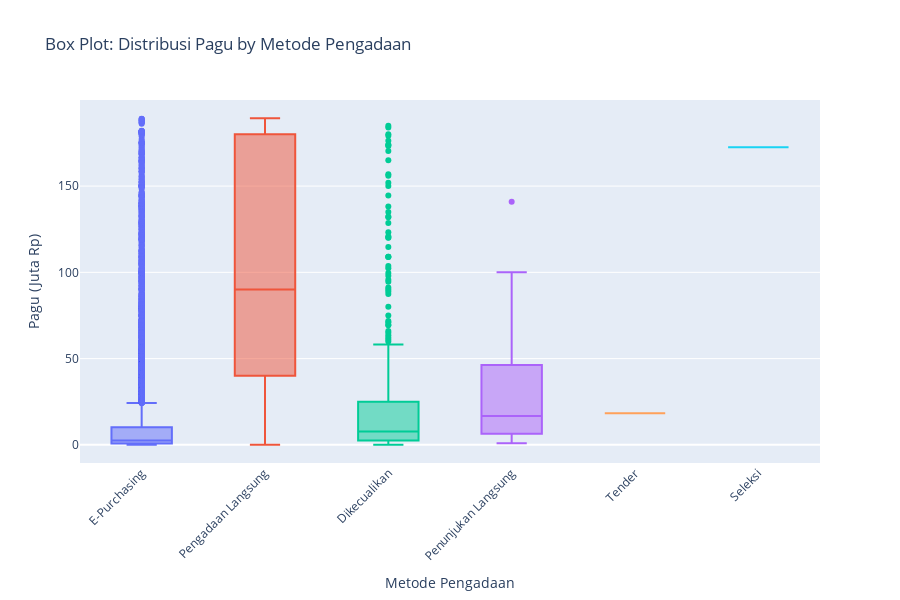

Source (notebook cell):
### Markdown cell above
### 3.4 Box Plot - Pagu by Metode Pengadaan

### Code cell
# Filter top methods and reasonable range
top_methods = df['metode_pengadaan'].value_counts().head(6).index
df_box = df[df['metode_pengadaan'].isin(top_methods) & (df['pagu'] < df['pagu'].quantile(0.90))].copy()
df_box['pagu_juta'] = df_box['pagu'] / 1_000_000

# Create box plot
fig = px.box(df_box,
             x='metode_pengadaan',
             y='pagu_juta',
             title='Box Plot: Distribusi Pagu by Metode Pengadaan',
             labels={'metode_pengadaan': 'Metode Pengadaan', 'pagu_juta': 'Pagu (Juta Rp)'},
             color='metode_pengadaan',
             points='outliers')  # Show outlier points

fig.update_layout(
    height=600,
    showlegend=False,
    xaxis_tickangle=-45
)

fig.show()

### Figure 1 — Plotly figure (JSON) as saved in the notebook; plotly's stock layout.template omitted (floating-point values rounded to 4 significant figures; data arrays with more than 128 entries replaced by an {"elided": "..."} marker saying what was removed)
{"data": [{"alignmentgroup": "True", "boxpoints": "outliers", "hovertemplate": "Metode Pengadaan=%{x}<br>Pagu (Juta Rp)=%{y}<extra></extra>", "legendgroup": "E-Purchasing", "marker": {"color": "#636efa"}, "name": "E-Purchasing", "notched": false, "offsetgroup": "E-Purchasing", "orientation": "v", "showlegend": true, "type": "box", "x": {"elided": "10789 str values"}, "x0": " ", "xaxis": "x", "y": {"elided": "10789 float values"}, "y0": " ", "yaxis": "y"}, {"alignmentgroup": "True", "boxpoints": "outliers", "hovertemplate": "Metode Pengadaan=%{x}<br>Pagu (Juta Rp)=%{y}<extra></extra>", "legendgroup": "Pengadaan Langsung", "marker": {"color": "#EF553B"}, "name": "Pengadaan Langsung", "notched": false, "offsetgroup": "Pengadaan Langsung", "orientation": "v", "showlegend": true, "type": "box", "x": {"elided": "2896 str values"}, "x0": " ", "xaxis": "x", "y": {"elided": "2896 float values"}, "y0": " ", "yaxis": "y"}, {"alignmentgroup": "True", "boxpoints": "outliers", "hovertemplate": "Metode Pengadaan=%{x}<br>Pagu (Juta Rp)=%{y}<extra></extra>", "legendgroup": "Dikecualikan", "marker": {"color": "#00cc96"}, "name": "Dikecualikan", "notched": false, "offsetgroup": "Dikecualikan", "orientation": "v", "showlegend": true, "type": "box", "x": {"elided": "454 str values"}, "x0": " ", "xaxis": "x", "y": {"elided": "454 float values"}, "y0": " ", "yaxis": "y"}, {"alignmentgroup": "True", "boxpoints": "outliers", "hovertemplate": "Metode Pengadaan=%{x}<br>Pagu (Juta Rp)=%{y}<extra></extra>", "legendgroup": "Penunjukan Langsung", "marker": {"color": "#ab63fa"}, "name": "Penunjukan Langsung", "notched": false, "offsetgroup": "Penunjukan Langsung", "orientation": "v", "showlegend": true, "type": "box", "x": ["Penunjukan Langsung", "Penunjukan Langsung", "Penunjukan Langsung", "Penunjukan Langsung", "Penunjukan Langsung", "Penunjukan Langsung", "Penunjukan Langsung", "Penunjukan Langsung", "Penunjukan Langsung", "Penunjukan Langsung", "Penunjukan Langsung", "Penunjukan Langsung", "Penunjukan Langsung", "Penunjukan Langsung", "Penunjukan Langsung", "Penunjukan Langsung", "Penunjukan Langsung", "Penunjukan Langsung", "Penunjukan Langsung", "Penunjukan Langsung", "Penunjukan Langsung", "Penunjukan Langsung", "Penunjukan Langsung", "Penunjukan Langsung", "Penunjukan Langsung", "Penunjukan Langsung", "Penunjukan Langsung", "Penunjukan Langsung", "Penunjukan Langsung", "Penunjukan Langsung", "Penunjukan Langsung", "Penunjukan Langsung", "Penunjukan Langsung", "Penunjukan Langsung", "Penunjukan Langsung"], "x0": " ", "xaxis": "x", "y": [51.96, 141.0, 1.2, 6.27, 40.0, 100.0, 25.0, 10.58, 96.0, 14.0, 15.0, 10.22, 12.4, 15.14, 34.14, 70.0, 7.93, 16.79, 6.9, 18.0, 6.0, 37.51, 4.6, 25.7, 49.75, 41.39, 1.17, 2.0, 81.62, 48.0, 1.2, 63.56, 25.0, 3.0, 1.0], "y0": " ", "yaxis": "y"}, {"alignmentgroup": "True", "boxpoints": "outliers", "hovertemplate": "Metode Pengadaan=%{x}<br>Pagu (Juta Rp)=%{y}<extra></extra>", "legendgroup": "Tender", "marker": {"color": "#FFA15A"}, "name": "Tender", "notched": false, "offsetgroup": "Tender", "orientation": "v", "showlegend": true, "type": "box", "x": ["Tender"], "x0": " ", "xaxis": "x", "y": [18.38], "y0": " ", "yaxis": "y"}, {"alignmentgroup": "True", "boxpoints": "outliers", "hovertemplate": "Metode Pengadaan=%{x}<br>Pagu (Juta Rp)=%{y}<extra></extra>", "legendgroup": "Seleksi", "marker": {"color": "#19d3f3"}, "name": "Seleksi", "notched": false, "offsetgroup": "Seleksi", "orientation": "v", "showlegend": true, "type": "box", "x": ["Seleksi"], "x0": " ", "xaxis": "x", "y": [172.5], "y0": " ", "yaxis": "y"}], "layout": {"boxmode": "overlay", "height": 600, "legend": {"title": {"text": "Metode Pengadaan"}, "tracegroupgap": 0}, "showlegend": false, "title": {"text": "Box Plot: Distribusi Pagu by Metode Pengadaan"}, "xaxis": {"anchor": "y", "categoryarray": ["E-Purchasing", "Pengadaan Langsung", "Dikecualikan", "Penunjukan Langsung", "Tender", "Seleksi"], "categoryorder": "array", "domain": [0, 1], "tickangle": -45, "title": {"text": "Metode Pengadaan"}}, "yaxis": {"anchor": "x", "domain": [0, 1], "title": {"text": "Pagu (Juta Rp)"}}}}
